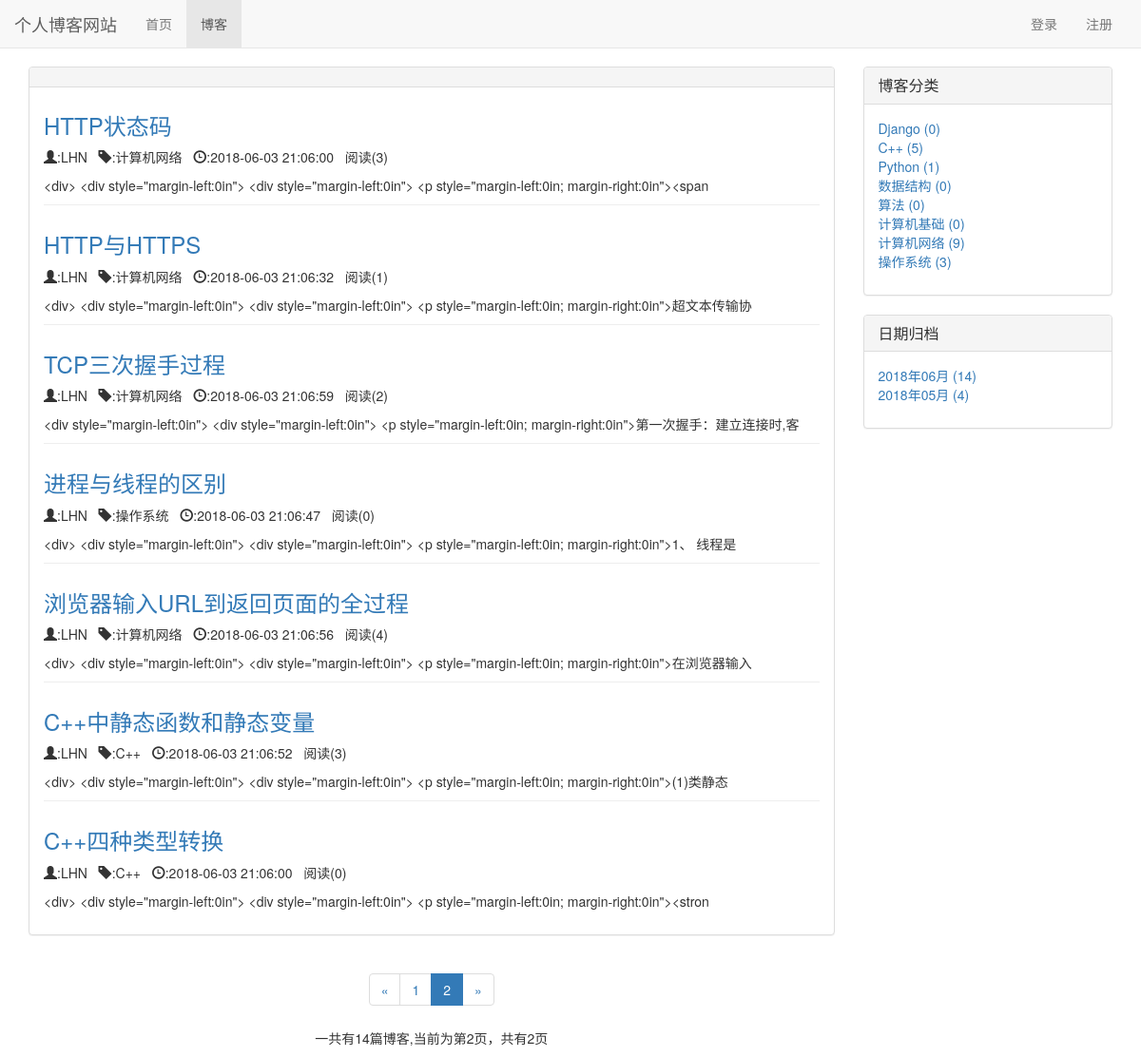
Screenshot of /blog/date/2018/6?page=2 with the database file from the repository.
### blog/models.py (models this page shows, shortened)
class Blog(models.Model,ReadNumExpandMethod):
    title = models.CharField(max_length=50)
    blog_type = models.ForeignKey(BlogType,on_delete=models.CASCADE)
    content = RichTextUploadingField()
    author = models.ForeignKey(User,on_delete=models.CASCADE)
    read_details = GenericRelation(ReadDetail)
    created_time = models.DateTimeField(auto_now_add=True)
    last_updated_time = models.DateTimeField(auto_now=True)
    class Meta:
        ordering = ['-last_updated_time']

class BlogType(models.Model):
    type_name=models.CharField(max_length=20)

### read_statistics/models.py (models this page shows)
class ReadNum(models.Model):
    read_num = models.IntegerField(default=0)
    content_type = models.ForeignKey(ContentType, on_delete=models.CASCADE)
    object_id = models.PositiveIntegerField()
    content_object = GenericForeignKey('content_type', 'object_id')

### blog/views.py (the view)
# urls.py: path('date/<int:year>/<int:month>',views.blog_with_date,name="blog_with_date"),
def blog_with_date(request,year,month):
    blogs_all_list = Blog.objects.filter(created_time__year=year,created_time__month=month)
    context = {}
    context = blog_base(request, blogs_all_list)
    return render(request,'blog/blog_with_date.html', context)

### read_statistics/models.py (called while the page is built)
    def get_read_num(self):
        try:
            ct = ContentType.objects.get_for_model(self)
            rn = ReadNum.objects.get(content_type=ct,object_id=self.pk)
            return rn.read_num
        except exceptions.ObjectDoesNotExist:
            return 0

### user/context_processors.py (called while the page is built)
def login_model_form(request):
    return {'login_model_form': LoginForm()}

### templates/blog/blog_with_date.html (shortened to what this page needs)
{% extends 'base.html' %}
{% block nav_blog_active %}
    active
{% endblock %}
{% block content %}
    <div class="container">
        <link rel="stylesheet" href="/static/blog.css">
        <div class="row">
            <div class="col-xs-12 col-sm-8 col-md-9 col-lg-9">
                 <div class="panel panel-default">
                     <div class="panel-heading">
                     </div>
                     <div class="panel-body">
                         <ul style="list-style-type: none">
                         {% for blog in blogs %}
                             <div class="blog">
                                 <h3><a href="{% url 'blog_detail' blog.pk %}">{{ blog.title }}</a></h3>
                                 <p class="blog-info">
                                     <span class="glyphicon glyphicon-user"></span>:{{ blog.author }}&nbsp&nbsp
                                     <span class="glyphicon glyphicon-tag"></span>:{{ blog.blog_type.type_name }}&nbsp&nbsp
                                     <span class="glyphicon glyphicon-time"></span>:{{ blog.created_time|date:"Y-m-d H:m:s" }}&nbsp&nbsp
                                     阅读({{ blog.get_read_num }})
                                 </p>
                                 <p>{{ blog.content|truncatechars:120 }}</p>
                             </div>
                             {% empty %}
                             <p>--暂无博客，敬请期待--</p>
                        {% endfor %}
                        </ul>
                     </div>
                 </div>
                <div class="page">
                    <ul class="pagination">
                        <li>
                            {% if page_of_blogs.has_previous %}
                                    <a href="?page={{ page_of_blogs.previous_page_number }}" aria-label="Previous">
                                        <span aria-hidden="true">&laquo;</span></a>
                            {% else %}
                                <span aria-hidden="true">&laquo;</span>
                            {%  endif %}
                        </li>
                        {% for page_num in page_range %}
                            {% if page_num == page_of_blogs.number %}
                                <li class="active"><span>{{ page_num }}</span></li>
                            {% else %}
                                {% if page_num == '...' %}
                                    <li><span>{{ page_num }}</span></li>
                                {% else %}
                                    <li><a href="?page={{ page_num }}">{{ page_num }}</a></li>
                                {% endif %}
                            {% endif %}
                        {% endfor %}
                        <li>
                            {% if page_of_blogs.has_next %}
                                <a href="?page={{ page_of_blogs.next_page_number }}" aria-label="Next">
                                    <span aria-hidden="true">&raquo;</span></a>
                            {% else %}
                                <span aria-hidden="true">&raquo;</span>
                            {%  endif %}
                        </li>
                    </ul>
                    <p>一共有{{ page_of_blogs.paginator.count }}篇博客,当前为第{{ page_of_blogs.number }}页，共有{{ page_of_blogs.paginator.num_pages }}页</p>
                </div>
            </div>
            <div class="hidden-xs col-sm-4 col-md-3 col-lg-3">
                <div class="panel panel-default">
                    <div class="panel-heading">
                        <h3 class="panel-title">博客分类</h3>
                    </div>
                    <div class="panel-body">
                       <ul class="blog-types">
                        {% for blog_type in blog_types %}
                            <li>
                                <a href="{% url 'blog_with_type' blog_type.pk%}">
                                    {{ blog_type.type_name }} ({{ blog_type.blog_count }})
                                </a>
                            </li>
                            {% empty %}
                                <li>暂无分类</li>
                        {% endfor %}
                       </ul>
                    </div>
                </div>
                <div class="panel panel-default">
                    <div class="panel-heading"><h3 class="panel-title">日期归档</h3></div>
                    <div class="panel-body">
                       <ul style="list-style-type: none">
                           {% for blog_date,blog_count in blog_dates.items %}
                               <li>
                                   <a href="{% url 'blog_with_date' blog_date.year blog_date.month %}">
                                       {{ blog_date|date:"Y年m月" }} ({{ blog_count }})
                                   </a>
                               </li>
                           {% endfor %}
                       </ul>
                    </div>
                </div>
            </div>
        </div>
    </div>
{% endblock %}

### static/base.css (style rules this page uses)
* { margin: 0; padding: 0 }
body { margin-top: 70px!important; }

### static/blog.css (style rules this page uses)
ul.blog-types { list-style-type: none; }
div.blog:not(:last-child) { margin-bottom: 2em; border-bottom: 1px solid #eee; }
div.blog h3 { margin-top: 0.5em; }
div.page { text-align: center; }

### rows the page displays
Blog: title "HTTP状态码", author "LHN", blog_type.type_name "计算机网络", created_time "2018-06-03 21:06:00", get_read_num "3", content "<div> <div style=\"margin-left:0in\"> <div style=\"margin-left:0in\"> <p style=\"margin-left:0in; margin-right:0in\"><span"
Blog: title "HTTP与HTTPS", author "LHN", blog_type.type_name "计算机网络", created_time "2018-06-03 21:06:32", get_read_num "1", content "<div> <div style=\"margin-left:0in\"> <div style=\"margin-left:0in\"> <p style=\"margin-left:0in; margin-right:0in\">超文本传输协"
Blog: title "TCP三次握手过程", author "LHN", blog_type.type_name "计算机网络", created_time "2018-06-03 21:06:59", get_read_num "2", content "<div style=\"margin-left:0in\"> <div style=\"margin-left:0in\"> <p style=\"margin-left:0in; margin-right:0in\">第一次握手：建立连接时,客"
Blog: title "进程与线程的区别", author "LHN", blog_type.type_name "操作系统", created_time "2018-06-03 21:06:47", get_read_num "0", content "<div> <div style=\"margin-left:0in\"> <div style=\"margin-left:0in\"> <p style=\"margin-left:0in; margin-right:0in\">1、 线程是"
Blog: title "浏览器输入URL到返回页面的全过程", author "LHN", blog_type.type_name "计算机网络", created_time "2018-06-03 21:06:56", get_read_num "4", content "<div> <div style=\"margin-left:0in\"> <div style=\"margin-left:0in\"> <p style=\"margin-left:0in; margin-right:0in\">在浏览器输入"
Blog: title "C++中静态函数和静态变量", author "LHN", blog_type.type_name "C++", created_time "2018-06-03 21:06:52", get_read_num "3", content "<div> <div style=\"margin-left:0in\"> <div style=\"margin-left:0in\"> <p style=\"margin-left:0in; margin-right:0in\">(1)类静态"
Blog: title "C++四种类型转换", author "LHN", blog_type.type_name "C++", created_time "2018-06-03 21:06:00", get_read_num "0", content "<div> <div style=\"margin-left:0in\"> <div style=\"margin-left:0in\"> <p style=\"margin-left:0in; margin-right:0in\"><stron"
BlogType: type_name "Django", blog_count "0"
BlogType: type_name "C++", blog_count "5"
BlogType: type_name "Python", blog_count "1"
BlogType: type_name "数据结构", blog_count "0"
BlogType: type_name "算法", blog_count "0"
BlogType: type_name "计算机基础", blog_count "0"
BlogType: type_name "计算机网络", blog_count "9"
BlogType: type_name "操作系统", blog_count "3"

### other values shown
{{ page_num }} "1"
{{ page_num }} "2"
{{ page_of_blogs.paginator.count }} "14"
{{ page_of_blogs.number }} "2"
{{ page_of_blogs.paginator.num_pages }} "2"
{{ blog_date|date:"Y年m月" }} "2018年06月" "2018年05月"
{{ blog_count }} "14" "4"
